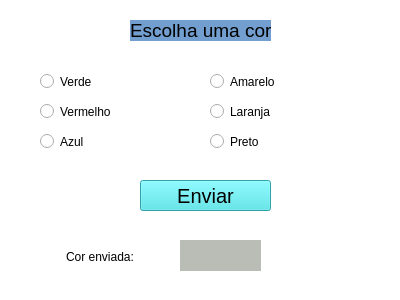
<?xml version="1.0" encoding="UTF-8"?>
<ui version="4.0">
 <class>Form</class>
 <widget class="QWidget" name="Form">
  <property name="geometry">
   <rect>
    <x>0</x>
    <y>0</y>
    <width>400</width>
    <height>300</height>
   </rect>
  </property>
  <property name="windowTitle">
   <string>Form</string>
  </property>
  <property name="styleSheet">
   <string notr="true">background-color: rgb(255, 255, 255);</string>
  </property>
  <widget class="QPushButton" name="btnEnviar">
   <property name="geometry">
    <rect>
     <x>140</x>
     <y>180</y>
     <width>131</width>
     <height>31</height>
    </rect>
   </property>
   <property name="font">
    <font>
     <pointsize>15</pointsize>
    </font>
   </property>
   <property name="cursor">
    <cursorShape>PointingHandCursor</cursorShape>
   </property>
   <property name="styleSheet">
    <string notr="true">background-color: rgb(65, 228, 235)</string>
   </property>
   <property name="text">
    <string>Enviar</string>
   </property>
  </widget>
  <widget class="QLabel" name="lblTexto">
   <property name="geometry">
    <rect>
     <x>130</x>
     <y>20</y>
     <width>141</width>
     <height>21</height>
    </rect>
   </property>
   <property name="font">
    <font>
     <pointsize>14</pointsize>
    </font>
   </property>
   <property name="styleSheet">
    <string notr="true">background-color: rgb(114, 159, 207);</string>
   </property>
   <property name="text">
    <string>Escolha uma cor</string>
   </property>
  </widget>
  <widget class="QRadioButton" name="radio_cor_2">
   <property name="geometry">
    <rect>
     <x>40</x>
     <y>100</y>
     <width>112</width>
     <height>23</height>
    </rect>
   </property>
   <property name="text">
    <string>Vermelho</string>
   </property>
  </widget>
  <widget class="QRadioButton" name="radio_cor_3">
   <property name="geometry">
    <rect>
     <x>40</x>
     <y>130</y>
     <width>112</width>
     <height>23</height>
    </rect>
   </property>
   <property name="text">
    <string>Azul</string>
   </property>
  </widget>
  <widget class="QRadioButton" name="radio_cor">
   <property name="geometry">
    <rect>
     <x>40</x>
     <y>70</y>
     <width>112</width>
     <height>23</height>
    </rect>
   </property>
   <property name="text">
    <string>Verde</string>
   </property>
  </widget>
  <widget class="QRadioButton" name="radio_cor_4">
   <property name="geometry">
    <rect>
     <x>210</x>
     <y>70</y>
     <width>112</width>
     <height>23</height>
    </rect>
   </property>
   <property name="contextMenuPolicy">
    <enum>Qt::DefaultContextMenu</enum>
   </property>
   <property name="text">
    <string>Amarelo</string>
   </property>
  </widget>
  <widget class="QRadioButton" name="radio_cor_5">
   <property name="geometry">
    <rect>
     <x>210</x>
     <y>100</y>
     <width>112</width>
     <height>23</height>
    </rect>
   </property>
   <property name="text">
    <string>Laranja</string>
   </property>
  </widget>
  <widget class="QRadioButton" name="radio_cor_6">
   <property name="geometry">
    <rect>
     <x>210</x>
     <y>130</y>
     <width>112</width>
     <height>23</height>
    </rect>
   </property>
   <property name="text">
    <string>Preto</string>
   </property>
  </widget>
  <widget class="QLabel" name="label">
   <property name="geometry">
    <rect>
     <x>66</x>
     <y>246</y>
     <width>141</width>
     <height>21</height>
    </rect>
   </property>
   <property name="text">
    <string>Cor enviada:</string>
   </property>
  </widget>
  <widget class="QLabel" name="cor">
   <property name="geometry">
    <rect>
     <x>180</x>
     <y>240</y>
     <width>81</width>
     <height>31</height>
    </rect>
   </property>
   <property name="styleSheet">
    <string notr="true">background-color: rgb(186, 189, 182);</string>
   </property>
   <property name="text">
    <string/>
   </property>
  </widget>
 </widget>
 <resources/>
 <connections/>
</ui>
